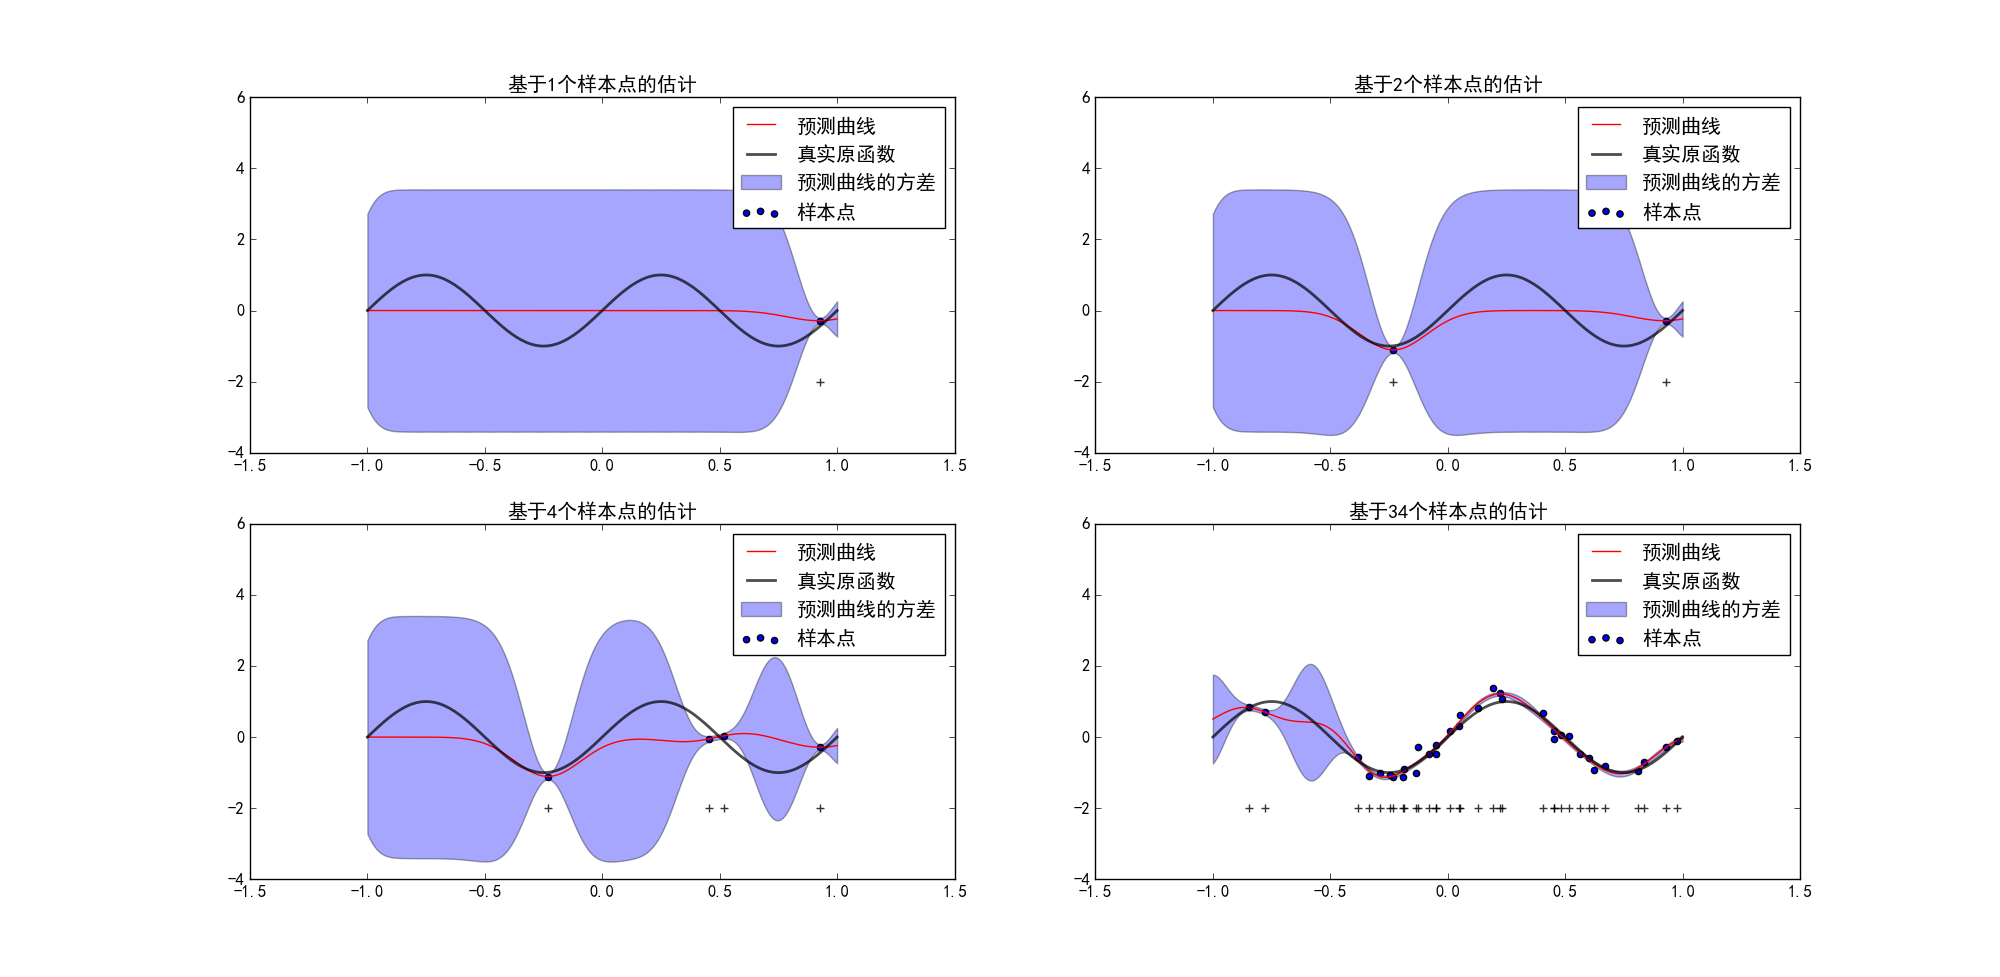

Write the Python code that produced this figure.
# -*- coding: utf-8 -*-
"""
Created on Fri Aug 26 20:04:28 2016

@author: zhangweijian
"""

import numpy as np
import numpy
import matplotlib.pyplot as plt
from pylab import *  
mpl.rcParams['font.sans-serif'] = ['SimHei'] #指定默认字体    
mpl.rcParams['axes.unicode_minus'] = False #解决保存图像是负号'-'显示为方块的问题  

class Bayes(object):
    
    # 初始化定义一些常量，根据书上的内容，为简化模型，认为先验分布是各向同性的高斯分布
    def __init__(self):
        self.alpha = 0.5       # 先验分布的协方差矩阵是alpha**(-1)*I，alpha是精度
        self.beta = 25.0         # 似然函数的精度
        self.features = 20          # 设计矩阵所提取的特征总数
        self.low,self.high = -1,1   # 函数的定义域
        self.M = np.matrix(np.array([0]*self.features).reshape(-1,1))  #根据已有参数设定先验分布的均值
        self.S = np.matrix(self.alpha**(-1)*np.identity(self.features))  #                     和协方差
        self.samples = []          # 每一次估计所用到的样本点和
        self.targets = []          #                  样本值
    
    # 定义一个根据均值和协方差矩阵生成相应概率密度函数的函数
    def gaussian(self,loc,scale):
        def prob_g(x):
            D = loc.shape[0]
            scale_det = np.linalg.det(scale)
            return 1/((2*np.pi)**(D/2)*scale_det**0.5)*\
                    np.exp(-0.5*(x-loc).T*scale.I*(x-loc))
        return prob_g
    
    # 计算先验分布
    def prior(self):
        return self.gaussian(self.M,self.S)
    
    # 生成模拟数据的原函数
    def source_function(self,x):
        return np.sin(2*np.pi*x)
        
    # 产生样本数据，并混入噪音
    def sampling(self,nums):
        samples = np.random.rand(nums)*(self.high-self.low)+self.low
        targets = self.source_function(samples) + np.random.randn(nums)/np.sqrt(self.beta)
        targets = np.matrix(targets.reshape(-1,1))
        return samples,targets
        
    # 高斯核函数
    def gaussian_kernel(self,center,s=0.1):
        def parkage(x):
            return np.exp(-((x-center)**2)/(2*s**2))
        return parkage
        
    # 基函数列生成函数
    def kernels(self):
        k_points = np.linspace(self.low,self.high,self.features)
        kernel_functions = []
        for center in k_points:
            kernel_functions.append(self.gaussian_kernel(center))
        return kernel_functions
        
    # 生成设计矩阵Q
    def degin(self,samples):
        kernels = self.kernels()
        if not isinstance(samples,(list,numpy.ndarray)):
            Q = [[kernel(samples) for kernel in kernels]]
        else:
            Q = [[kernel(sample) for kernel in kernels] for sample in samples]
        Q = np.matrix(Q)
        return Q
    
    # 似然函数
    def likelihood(self,x,y):
        def parkage(W):
            loc = x*W
            scale = np.matrix(1.0/self.beta)
            return self.gaussian(loc,scale)(y)
        return parkage
        
    # 观测数据后由先验分布生成后验分布
    def estimate(self,nums):
        samples,targets = self.sampling(nums)
        self.samples += list(samples)
        for item in targets.flatten().tolist()[0]:
            self.targets.append(item)
        Q = self.degin(samples)
        S_I = self.S.I + self.beta*Q.T*Q
        self.M = S_I.I*(self.S.I*self.M + self.beta*Q.T*targets)
        self.S = S_I.I
        
    # 绘制先验分布，只能绘制两个特征的分布
    def plot_prior(self):
        if self.features != 2:
            print u'特征数量过多，无法可视化！'
            return
        prior_pdf = self.prior()
        x_0,x_1 = np.mgrid[-1:1:100j,-1:1:100j]
        z = []
        for point in zip(x_0.flatten(),x_1.flatten()):
            point = np.matrix(np.array(point).reshape(-1,1))
            z.append(prior_pdf(point))
        z = np.array(z).reshape(x_0.shape)
        plt.contourf(x_0,x_1,z)
        
    # 绘制似然函数的分布,只能绘制两个特征的分布
    def plot_likelihood(self):
        if self.features != 2:
            print u'特征数量过多，无法可视化！'
            return
        sample,target = self.sampling(1)
        sample = self.degin(sample)
        likelihood_pdf = self.likelihood(sample,target)
        x_0,x_1 = np.mgrid[-1:1:100j,-1:1:100j]
        z = []
        for point in zip(x_0.flatten(),x_1.flatten()):
            point = np.matrix(np.array(point).reshape(-1,1))
            z.append(likelihood_pdf(point))
        z = np.array(z).reshape(x_0.shape)
        plt.contourf(x_0,x_1,z)
    
    # 预测分布
    def predict(self,x):
        Q = self.degin(x)
        scale = 1/self.beta + Q*self.S*Q.T
        loc = Q*self.M
        return loc,scale
    
    # 绘制预测分布图像
    def plot_predict(self):
        data = []
        l = np.linspace(self.low,self.high,200)
        for x in l:
            loc,scale = self.predict(x)
            data.append([x,loc,scale])
        data = np.array(data)
        plt.plot(data[:,0],data[:,1],c='r',label=u'预测曲线')
        plt.fill_between(data[:,0],data[:,1]+data[:,2],data[:,1]-data[:,2],alpha=0.35,label=u'预测曲线的方差')
        plt.scatter(self.samples,self.targets,label=u'样本点')
        plt.scatter(self.samples,[-2]*len(self.samples),marker='+',c='k',alpha=0.8,s=30)
        plt.plot(l,self.source_function(l),c='k',alpha=0.7,lw=2,label=u'真实原函数')
        plt.ylim(-4,6)
        plt.legend(loc='best')
        plt.title(u'基于%d个样本点的估计'%len(self.samples))
        
if __name__=='__main__':
    b = Bayes()
    plt.figure()
    plt.subplot(221)
    b.estimate(1)
    b.plot_predict()
    plt.subplot(222)
    b.estimate(1)
    b.plot_predict()
    plt.subplot(223)
    b.estimate(2)
    b.plot_predict()
    plt.subplot(224)
    b.estimate(30)
    b.plot_predict()
	plt.show()
	
    
    
